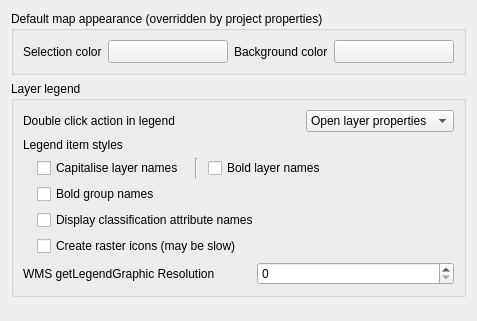
             <widget class="QWidget" name="mOptionsScrollAreaContents_06">
              <property name="geometry">
               <rect>
                <x>0</x>
                <y>0</y>
                <width>475</width>
                <height>321</height>
               </rect>
              </property>
              <layout class="QVBoxLayout" name="verticalLayout_25">
               <item>
                <widget class="QgsCollapsibleGroupBox" name="groupBox_9">
                 <property name="title">
                  <string>Default map appearance (overridden by project properties)</string>
                 </property>
                 <layout class="QGridLayout" name="gridLayout_7">
                  <item row="0" column="4">
                   <widget class="QgsColorButtonV2" name="pbnCanvasColor">
                    <property name="sizePolicy">
                     <sizepolicy hsizetype="Fixed" vsizetype="Fixed">
                      <horstretch>0</horstretch>
                      <verstretch>0</verstretch>
                     </sizepolicy>
                    </property>
                    <property name="minimumSize">
                     <size>
                      <width>120</width>
                      <height>0</height>
                     </size>
                    </property>
                    <property name="maximumSize">
                     <size>
                      <width>120</width>
                      <height>16777215</height>
                     </size>
                    </property>
                    <property name="text">
                     <string/>
                    </property>
                   </widget>
                  </item>
                  <item row="0" column="6">
                   <spacer name="horizontalSpacer_28">
                    <property name="orientation">
                     <enum>Qt::Horizontal</enum>
                    </property>
                    <property name="sizeHint" stdset="0">
                     <size>
                      <width>40</width>
                      <height>20</height>
                     </size>
                    </property>
                   </spacer>
                  </item>
                  <item row="0" column="3">
                   <widget class="QLabel" name="label">
                    <property name="sizePolicy">
                     <sizepolicy hsizetype="Maximum" vsizetype="Preferred">
                      <horstretch>0</horstretch>
                      <verstretch>0</verstretch>
                     </sizepolicy>
                    </property>
                    <property name="text">
                     <string>Background color</string>
                    </property>
                   </widget>
                  </item>
                  <item row="0" column="0">
                   <widget class="QLabel" name="textLabel1_9">
                    <property name="sizePolicy">
                     <sizepolicy hsizetype="Maximum" vsizetype="Preferred">
                      <horstretch>0</horstretch>
                      <verstretch>0</verstretch>
                     </sizepolicy>
                    </property>
                    <property name="text">
                     <string>Selection color</string>
                    </property>
                   </widget>
                  </item>
                  <item row="0" column="1">
                   <widget class="QgsColorButtonV2" name="pbnSelectionColor">
                    <property name="sizePolicy">
                     <sizepolicy hsizetype="Fixed" vsizetype="Fixed">
                      <horstretch>0</horstretch>
                      <verstretch>0</verstretch>
                     </sizepolicy>
                    </property>
                    <property name="minimumSize">
                     <size>
                      <width>120</width>
                      <height>0</height>
                     </size>
                    </property>
                    <property name="maximumSize">
                     <size>
                      <width>120</width>
                      <height>16777215</height>
                     </size>
                    </property>
                    <property name="text">
                     <string/>
                    </property>
                   </widget>
                  </item>
                 </layout>
                </widget>
               </item>
               <item>
                <widget class="QgsCollapsibleGroupBox" name="mLegendGrpBx">
                 <property name="minimumSize">
                  <size>
                   <width>0</width>
                   <height>0</height>
                  </size>
                 </property>
                 <property name="title">
                  <string>Layer legend</string>
                 </property>
                 <layout class="QVBoxLayout" name="verticalLayout_21">
                  <item>
                   <layout class="QHBoxLayout" name="horizontalLayout_8">
                    <item>
                     <widget class="QLabel" name="label_15">
                      <property name="text">
                       <string>Double click action in legend</string>
                      </property>
                     </widget>
                    </item>
                    <item>
                     <spacer name="horizontalSpacer_6">
                      <property name="orientation">
                       <enum>Qt::Horizontal</enum>
                      </property>
                      <property name="sizeHint" stdset="0">
                       <size>
                        <width>40</width>
                        <height>20</height>
                       </size>
                      </property>
                     </spacer>
                    </item>
                    <item>
                     <widget class="QComboBox" name="cmbLegendDoubleClickAction">
                      <item>
                       <property name="text">
                        <string>Open layer properties</string>
                       </property>
                      </item>
                      <item>
                       <property name="text">
                        <string>Open attribute table</string>
                       </property>
                      </item>
                     </widget>
                    </item>
                   </layout>
                  </item>
                  <item>
                   <layout class="QGridLayout" name="gridLayout_3">
                    <item row="1" column="2">
                     <widget class="Line" name="line_4">
                      <property name="minimumSize">
                       <size>
                        <width>12</width>
                        <height>0</height>
                       </size>
                      </property>
                      <property name="orientation">
                       <enum>Qt::Vertical</enum>
                      </property>
                     </widget>
                    </item>
                    <item row="1" column="0">
                     <spacer name="horizontalSpacer_34">
                      <property name="orientation">
                       <enum>Qt::Horizontal</enum>
                      </property>
                      <property name="sizeType">
                       <enum>QSizePolicy::Fixed</enum>
                      </property>
                      <property name="sizeHint" stdset="0">
                       <size>
                        <width>8</width>
                        <height>1</height>
                       </size>
                      </property>
                     </spacer>
                    </item>
                    <item row="1" column="1">
                     <widget class="QCheckBox" name="capitaliseCheckBox">
                      <property name="sizePolicy">
                       <sizepolicy hsizetype="Maximum" vsizetype="Fixed">
                        <horstretch>0</horstretch>
                        <verstretch>0</verstretch>
                       </sizepolicy>
                      </property>
                      <property name="text">
                       <string>Capitalise layer names</string>
                      </property>
                     </widget>
                    </item>
                    <item row="1" column="3">
                     <widget class="QCheckBox" name="mLegendLayersBoldChkBx">
                      <property name="sizePolicy">
                       <sizepolicy hsizetype="Minimum" vsizetype="Fixed">
                        <horstretch>0</horstretch>
                        <verstretch>0</verstretch>
                       </sizepolicy>
                      </property>
                      <property name="text">
                       <string>Bold layer names</string>
                      </property>
                     </widget>
                    </item>
                    <item row="3" column="1" colspan="3">
                     <widget class="QCheckBox" name="cbxLegendClassifiers">
                      <property name="text">
                       <string>Display classification attribute names</string>
                      </property>
                     </widget>
                    </item>
                    <item row="2" column="1" colspan="3">
                     <widget class="QCheckBox" name="mLegendGroupsBoldChkBx">
                      <property name="text">
                       <string>Bold group names</string>
                      </property>
                     </widget>
                    </item>
                    <item row="4" column="1" colspan="3">
                     <widget class="QCheckBox" name="cbxCreateRasterLegendIcons">
                      <property name="text">
                       <string>Create raster icons (may be slow)</string>
                      </property>
                     </widget>
                    </item>
                    <item row="0" column="0" colspan="4">
                     <widget class="QLabel" name="label_53">
                      <property name="sizePolicy">
                       <sizepolicy hsizetype="Minimum" vsizetype="Preferred">
                        <horstretch>0</horstretch>
                        <verstretch>0</verstretch>
                       </sizepolicy>
                      </property>
                      <property name="text">
                       <string>Legend item styles</string>
                      </property>
                     </widget>
                    </item>
                   </layout>
                  </item>
                  <item>
                   <layout class="QHBoxLayout" name="horizontalLayout_34">
                    <item>
                     <widget class="QLabel" name="label_58">
                      <property name="text">
                       <string>WMS getLegendGraphic Resolution</string>
                      </property>
                     </widget>
                    </item>
                    <item>
                     <spacer name="horizontalSpacer_39">
                      <property name="orientation">
                       <enum>Qt::Horizontal</enum>
                      </property>
                      <property name="sizeType">
                       <enum>QSizePolicy::Preferred</enum>
                      </property>
                      <property name="sizeHint" stdset="0">
                       <size>
                        <width>30</width>
                        <height>20</height>
                       </size>
                      </property>
                     </spacer>
                    </item>
                    <item>
                     <widget class="QSpinBox" name="mLegendGraphicResolutionSpinBox">
                      <property name="toolTip">
                       <string extracomment="MAP_RESOLUTION or DPI value overloading getMap default value (set 0 to use default)"/>
                      </property>
                      <property name="whatsThis">
                       <string extracomment="MAP_RESOLUTION or DPI value overloading getMap default value (set 0 to use default)"/>
                      </property>
                      <property name="minimum">
                       <number>0</number>
                      </property>
                      <property name="maximum">
                       <number>1000000</number>
                      </property>
                     </widget>
                    </item>
                   </layout>
                  </item>
                 </layout>
                </widget>
               </item>
               <item>
                <spacer>
                 <property name="orientation">
                  <enum>Qt::Vertical</enum>
                 </property>
                 <property name="sizeHint" stdset="0">
                  <size>
                   <width>20</width>
                   <height>40</height>
                  </size>
                 </property>
                </spacer>
               </item>
              </layout>
             </widget>
